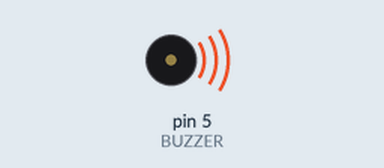
Bench run of a sketch on a simulated Arduino Uno, built with avr-gcc and run on an emulated ATmega328P. Parts: buzzer (waves = sounding).

Above: at 0.2 s.
At 4.2 s:
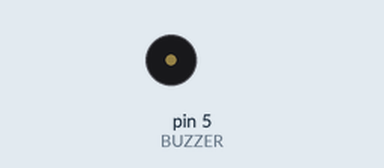
Timing chart, 0 to 5.9 s (numbered marks = the images above):
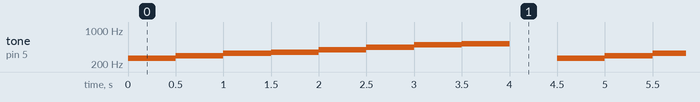

The sketch:

example1.ino
```cpp
#define BUZZER 5

void setup() {
  pinMode(BUZZER, OUTPUT);
}

void loop() {
  tone(BUZZER, 262);
  delay(500);
  tone(BUZZER, 294);
  delay(500);
  tone(BUZZER, 330);
  delay(500);
  tone(BUZZER, 349);
  delay(500);
  tone(BUZZER, 392, 500);
  delay(500);
  tone(BUZZER, 440, 500);
  delay(500);
  tone(BUZZER, 494, 500);
  delay(500);
  tone(BUZZER, 523);
  delay(500);
  noTone(BUZZER);
  delay(500);
}
```

Measured:
- by itself, tone on pin 5 (BUZZER): repeats every 4.5 s: 294 Hz 0.50 s, 330 Hz 0.50 s, 349 Hz 0.50 s, 392 Hz 0.50 s, 440 Hz 0.50 s, 494 Hz 0.50 s, 523 Hz 0.50 s, silent 0.50 s, 262 Hz 0.50 s
